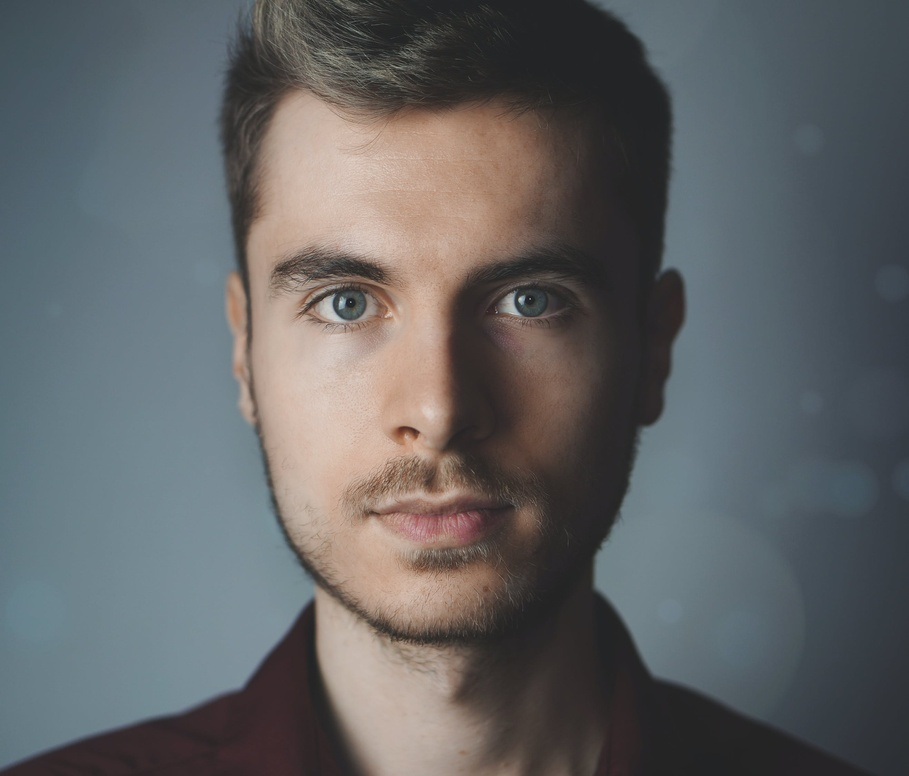
#> input picture test1.jpg, 909 x 776 px, shrunk from 2635 x 2250 before the run
$ python -i sketch.py   (imports and definitions only)
#> lines starting #> are read from the running program, lines starting #| are printed output that depends on the picture; after the words box and inside, x2 and y2 are one past the last pixel; in counts of white or black regions, pixels touching at a corner belong together
import cv2


def dreamsketch(path):
    original_img = cv2.imread(path)
    gray_img = cv2.cvtColor(original_img, cv2.COLOR_BGR2GRAY)
    gray_inverse = 255 - gray_img
    blurred_img = cv2.GaussianBlur(gray_inverse, (21, 21), sigmaX=100, sigmaY=100)
    output = cv2.divide(gray_img, blurred_img, scale=256.0)
    return output


def normalsketch(impath, savepath, savename, scale=10):
    if scale > 10 or scale < 1:
        raise ValueError('Errno 1: Scale must be between 1 and 10')
    if not isinstance(scale, int):
        raise TypeError('Errno 2: Scale must be an integer value')
    if not isinstance(impath, str) or not isinstance(savepath, str):
        raise TypeError('Errno 3: Path to image must be a string')
    original_img = cv2.imread(impath)
    gray_img = cv2.cvtColor(original_img, cv2.COLOR_BGR2GRAY)
    gray_inverse = 255-gray_img
    sigma = scale*1.5
    blurred_img = cv2.GaussianBlur(gray_inverse, (51, 51), sigmaX=sigma, sigmaY=sigma)
    blurred_inverse = 255 - blurred_img
    output = cv2.divide(gray_img, blurred_inverse, scale=256.0)
    cv2.imwrite(f'{savepath}/{savename}.png', output)


def pop(impath, savepath, savename):
#> called with impath = '../test1.jpg', savepath = 'out.png', savename = 'out1.png'
    img = cv2.imread(impath)
#> img is the input picture: shape (776, 909, 3); mean B, G, R 100.6, 99.3, 97.9
    edges = cv2.Canny(img, 100, 200, L2gradient=True)
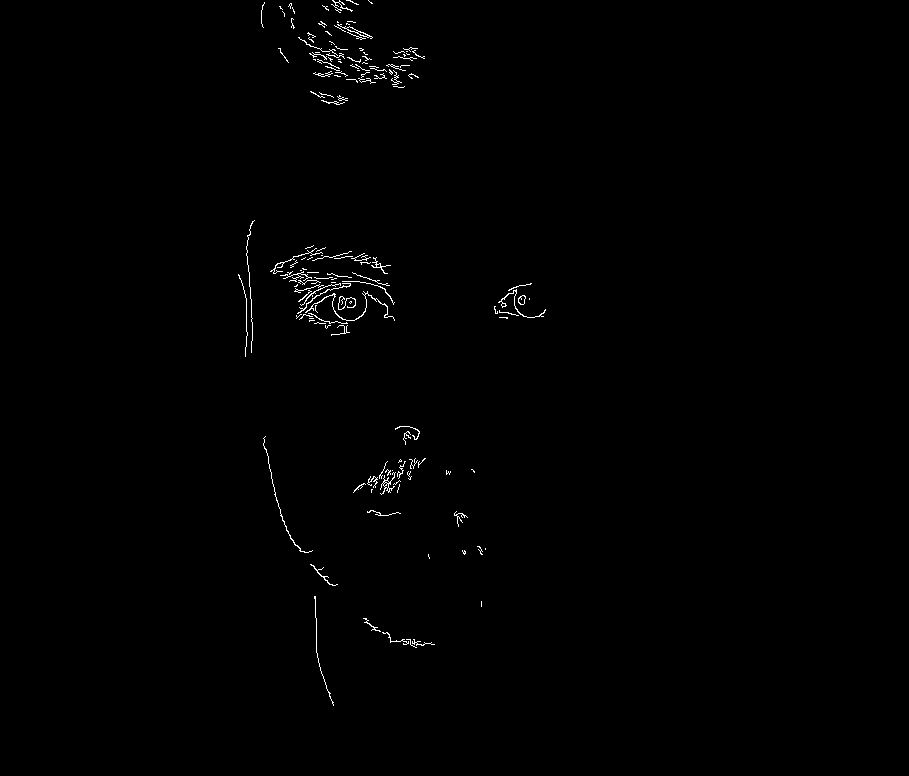
#> edges: shape (776, 909); 0.56% white in thin lines or dots, all inside (x1, y1, x2, y2) = (238, 0, 546, 706)
    edge_inv = 255 - edges
    edge_inv = cv2.cvtColor(edge_inv, cv2.COLOR_GRAY2RGB)
    final= cv2.bitwise_and(img, edge_inv)
    cv2.imwrite(f'{savepath}/{savename}.png', final)

>>> result = pop('../test1.jpg', 'out.png', 'out1.png')
